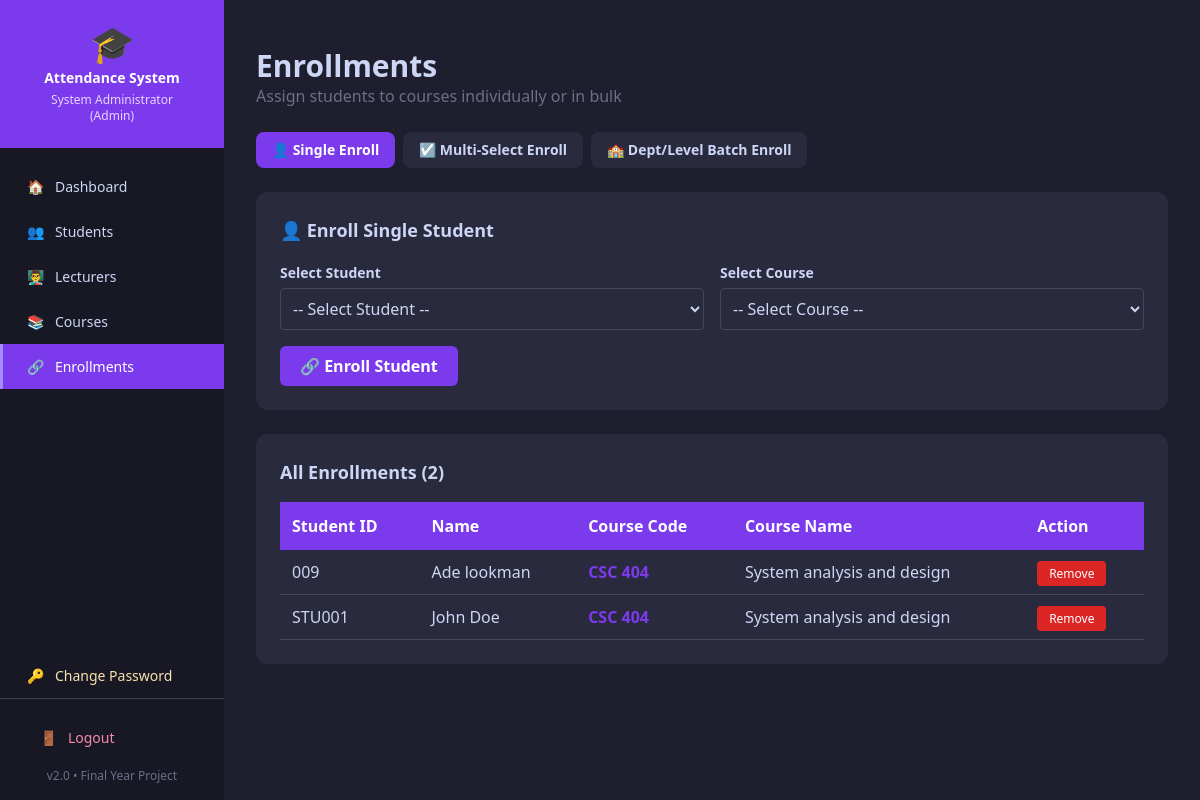
The page /admin/enrollments (signed in) on the database its author committed.
### tables this page shows
CREATE TABLE courses (
            id          INTEGER PRIMARY KEY AUTOINCREMENT,
            course_code TEXT UNIQUE NOT NULL,
            course_name TEXT NOT NULL,
            user_id     INTEGER,
            FOREIGN KEY (user_id) REFERENCES users(id)
        );

CREATE TABLE students (
            id            INTEGER PRIMARY KEY AUTOINCREMENT,
            student_id    TEXT UNIQUE NOT NULL,
            name          TEXT NOT NULL,
            department    TEXT,
            level         TEXT,
            email         TEXT,
            qr_code_path  TEXT
        );

### app.py (the view, shortened to what this page needs)
@app.route("/admin/enrollments", methods=["GET", "POST"])
@login_required
@admin_required
def manage_enrollments():
    conn = create_connection()
    enrollments = conn.execute('''
        SELECT s.student_id, s.name,
               c.id, c.course_code, c.course_name
        FROM enrollments e
        JOIN students s ON e.student_id = s.student_id
        JOIN courses  c ON e.course_id  = c.id
        ORDER BY c.course_code, s.name
    ''').fetchall()
    students = conn.execute(
        "SELECT student_id, name FROM students"
    ).fetchall()
    courses = conn.execute(
        "SELECT id, course_code, course_name FROM courses"
    ).fetchall()
    departments = conn.execute(
        "SELECT DISTINCT department FROM students ORDER BY department"
    ).fetchall()
    levels = conn.execute(
        "SELECT DISTINCT level FROM students ORDER BY level"
    ).fetchall()
    conn.close()
    return render_template("admin/enrollments.html",
                           enrollments=enrollments,
                           students=students,
                           courses=courses,
                           departments=departments,
                           levels=levels)

### app.py (called while the page is built)
def login_required(f):
    @wraps(f)
    def decorated(*args, **kwargs):
        if "user_id" not in session:
            flash("Please login to continue.", "error")
            return redirect(url_for("login"))
        return f(*args, **kwargs)
    return decorated

def admin_required(f):
    @wraps(f)
    def decorated(*args, **kwargs):
        if session.get("role") != "admin":
            flash("Admin access required.", "error")
            return redirect(url_for("lecturer_dashboard"))
        return f(*args, **kwargs)
    return decorated

@app.before_request
def check_session_timeout():
    if request.endpoint in ('login', 'static', None):
        return
    if "user_id" in session:
        last_active = session.get("last_active")
        now = datetime.now().timestamp()
        if last_active and now - last_active > 3600:
            session.clear()
            flash("Session expired. Please login again.",
                  "error")
            return redirect(url_for("login"))
        session["last_active"] = now

### database/db_setup.py (called while the page is built)
def create_connection():
    conn = sqlite3.connect(DB_PATH)
    return conn

### templates/admin/enrollments.html (shortened to what this page needs)
{% extends "base.html" %}
{% block content %}
<div class="mb-6">
    <h1 class="text-3xl font-bold" style="color:#cdd6f4">
        Enrollments
    </h1>
    <p style="color:#6c7086">
        Assign students to courses individually or in bulk
    </p>
</div>
<div class="flex gap-2 mb-6">
    <button onclick="showTab('single')"
            id="tab-single"
            class="tab-btn px-4 py-2 rounded-lg font-semibold
                   text-sm transition"
            style="background:#7c3aed; color:white">
        👤 Single Enroll
    </button>
    <button onclick="showTab('checkbox')"
            id="tab-checkbox"
            class="tab-btn px-4 py-2 rounded-lg font-semibold
                   text-sm transition"
            style="background:#2a2a3e; color:#cdd6f4">
        ☑️ Multi-Select Enroll
    </button>
    <button onclick="showTab('dept')"
            id="tab-dept"
            class="tab-btn px-4 py-2 rounded-lg font-semibold
                   text-sm transition"
            style="background:#2a2a3e; color:#cdd6f4">
        🏫 Dept/Level Batch Enroll
    </button>
</div>
<div id="tab-single-content" class="card rounded-xl p-6 mb-6">
    <h2 class="text-lg font-bold mb-4" style="color:#cdd6f4">
        👤 Enroll Single Student
    </h2>
    <form method="POST"
          action="{{ url_for('manage_enrollments') }}">
        <div class="grid grid-cols-1 md:grid-cols-2 gap-4 mb-4">
            <div>
                <label class="text-sm font-semibold">
                    Select Student
                </label>
                <select name="student_id" required
                        class="w-full mt-1 p-2 rounded">
                    <option value="">-- Select Student --</option>
                </select>
            </div>
            <div>
                <label class="text-sm font-semibold">
                    Select Course
                </label>
                <select name="course_id" required
                        class="w-full mt-1 p-2 rounded">
                    <option value="">-- Select Course --</option>
                </select>
            </div>
        </div>
        <button type="submit" class="btn-primary">
            🔗 Enroll Student
        </button>
    </form>
</div>
<div class="card rounded-xl p-6">
    <h2 class="text-lg font-bold mb-4" style="color:#cdd6f4">
        All Enrollments ({{ enrollments|length }})
    </h2>
    <div class="overflow-x-auto">
        <table>
            <thead>
                <tr>
                    <th>Student ID</th>
                    <th>Name</th>
                    <th>Course Code</th>
                    <th>Course Name</th>
                    <th>Action</th>
                </tr>
            </thead>
            <tbody>
                {% for e in enrollments %}
                <tr>
                    <td>{{ e[0] }}</td>
                    <td>{{ e[1] }}</td>
                    <td>
                        <span class="font-bold"
                              style="color:#7c3aed">
                            {{ e[3] }}
                        </span>
                    </td>
                    <td>{{ e[4] }}</td>
                    <td>
                        <a href="{{ url_for('delete_enrollment',
                                   sid=e[0], cid=e[2]) }}"
                           class="btn-danger"
                           onclick="return confirm(
                               'Remove this enrollment?')">
                           Remove
                        </a>
                    </td>
                </tr>
                {% endfor %}
            </tbody>
        </table>
    </div>
</div>
{% endblock %}

### templates/base.html (style rules this page uses)
body { background-color: #1e1e2e; color: #cdd6f4; }
.card { background-color: #2a2a3e; }
input, select, textarea { background-color: #2a2a3e !important; color: #cdd6f4 !important; border: 1px solid #44475a !important; }
table { width: 100%; border-collapse: collapse; }
th { background-color: #7c3aed; color: white; padding: 12px; text-align: left; }
td { padding: 10px 12px; border-bottom: 1px solid #44475a; }
tr:nth-child(even) { background-color: #2a2a3e; }
.btn-primary { background-color: #7c3aed; color: white; padding: 8px 20px; border-radius: 6px; border: none; cursor: pointer; font-weight: 600; }
.btn-danger { background-color: #dc2626; color: white; padding: 4px 12px; border-radius: 4px; font-size: 12px; }

### rows shown on the page
courses: student_id "009", name "Ade lookman", course_code "CSC 404", course_name "System analysis and design", student_id "STU001", name "John Doe"

### other values the page prints
{{ session.full_name }} "System Administrator"
{{ session.role }} "Admin"
{{ enrollments|length }} "2"
